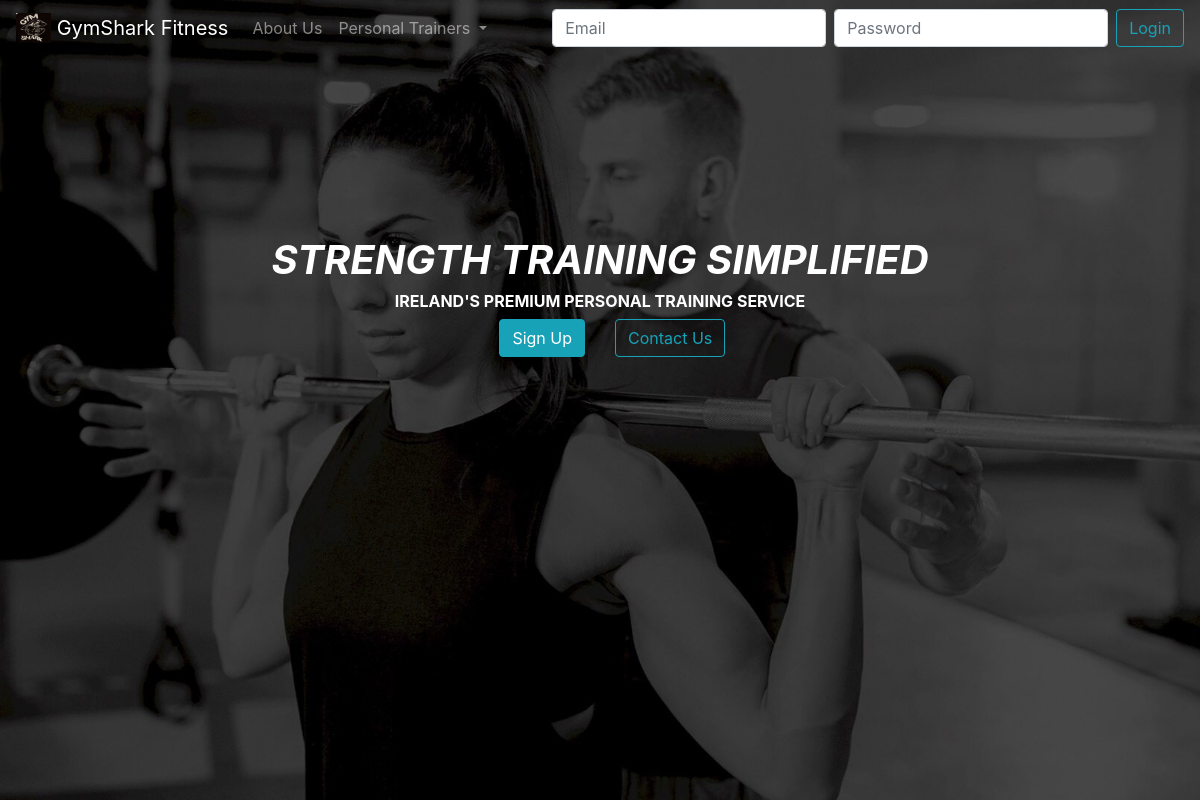
The page / on the database its author committed.
### tables this page shows
CREATE TABLE `PT_websitecontent` (
  `id` int(11) NOT NULL,
  `content_name` varchar(20) NOT NULL,
  `content_description` varchar(3000) NOT NULL
);

### index.php (the view, shortened to what this page needs)
<?php
    include("connections/conn.php");
    $titlequery = "SELECT * FROM PT_websitecontent WHERE id='1'";
    $taglinequery = "SELECT * FROM PT_websitecontent WHERE id='2'";
    $result1 = $conn->query($titlequery);
    if(!$result1){
        echo $conn->error;
    }else{
        $row=$result1->fetch_assoc();
        $title = $row['content_description'];
    }
    $result2 = $conn->query($taglinequery);
    if(!$result2){
        echo $conn->error;
    }else{
        $row=$result2->fetch_assoc();
        $tagline = $row['content_description'];
    }
?>
<!DOCTYPE html>
<html>
<head>
    <link rel="stylesheet" href="https://stackpath.bootstrapcdn.com/bootstrap/4.4.1/css/bootstrap.min.css"
>
    <link href="styles/mycss.css" rel="stylesheet">
</head>
<body>
    <div id="backgroundimage">
        <nav class="navbar navbar-expand-lg navbar-dark bg-transparent">
            <a class="navbar-brand" href="#">
                <img src="imgs/logo1.jpg" width="35" height="30" class="d-inline-block align-top" alt="">
                GymShark Fitness
            </a>
            <div class="collapse navbar-collapse" id="navbarSupportedContent">
                <ul class="navbar-nav mr-auto">
                    <li class="nav-item">
                        <a class="nav-link" href="aboutus.php">About Us</a>
                    </li>
                    <li class="nav-item dropdown">
                        <a class="nav-link dropdown-toggle" href="#" id="navbarDropdown" role="button"
                            data-toggle="dropdown" aria-haspopup="true" aria-expanded="false">
                            Personal Trainers
                        </a>
                    </li>
                </ul>
                <form method='POST' action='index.php' class="form-inline">
                    <input class="form-control mr-sm-2" type="text" placeholder="Email" name="emailinput">
                    <input class="form-control mr-sm-2" type="password" placeholder="Password" name="passwordinput">
                    <button class="btn btn-outline-info my-2 my-sm-0" type="submit">Login</button>
                </form>
            </div>
        </nav>
        <div id="mainbody">
            <div id="firstrow" class="row">
                <div class="col-sm-1"></div>
                <div class="col-sm-10">
                    <h1 id="mainwords" class="font-weight-bold text-center font-italic text-white"><?php echo $title ?></h1>
                </div>
                <div class="col-sm-1"></div>
            </div>
            <div id="secondrow" class="row">
                <div class="col-sm-1"></div>
                <div class="col-sm-10">
                    <h6 id="mainwords" class="font-weight-bold text-center text-white"><?php echo $tagline ?></h6>
                </div>
                <div class="col-sm-1"></div>
            </div>
            <div id="thirdrow" class="row">
                <div class="col-sm-1"></div>
                <div class="col-sm-10">
                    <div id="insidebuttonrow" class="row">
                        <div class="col-6 text-right">
                            <form method="POST" action='signup.php'><input class="btn btn-info" name='signupbtn'
                                    type="submit" value="Sign Up"></form>
                        </div>
                        <div class="col-6">
                            <form method="POST" action='contactus.php'><input class="btn btn-outline-info"
                                    name='contactusbtn' type="submit" value="Contact Us"></form>
                        </div>
                    </div>
                </div>
                <div class="col-sm-1"></div>
            </div>
        </div>
    </div>
</body>
</html>

### styles/mycss.css (style rules this page uses)
html,body { width: 100%; height: 100%; margin: 0px; padding: 0px; overflow-x: hidden; }
#backgroundimage { background-image: url("../imgs/background1.jpg"); height:100%; background-size: cover; background-repeat:no-repeat; background-position: center; }
#firstrow { padding-top: 15%; }

### rows shown on the page
pt_websitecontent: content_description "STRENGTH TRAINING SIMPLIFIED"
pt_websitecontent: content_description "IRELAND'S PREMIUM PERSONAL TRAINING SERVICE"
